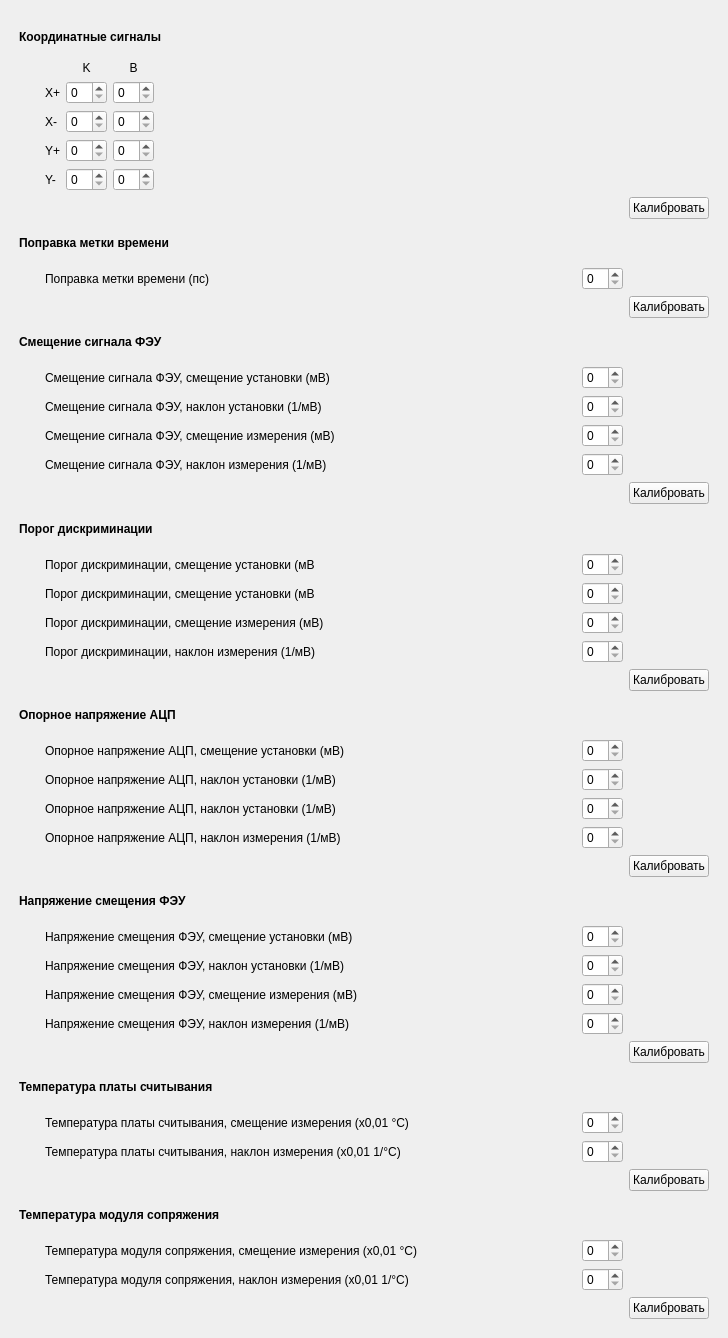
<?xml version="1.0" encoding="UTF-8"?>
<ui version="4.0">
 <class>Calibration_channel</class>
 <widget class="QWidget" name="Calibration_channel">
  <property name="geometry">
   <rect>
    <x>0</x>
    <y>0</y>
    <width>728</width>
    <height>1338</height>
   </rect>
  </property>
  <property name="sizePolicy">
   <sizepolicy hsizetype="Fixed" vsizetype="Preferred">
    <horstretch>0</horstretch>
    <verstretch>0</verstretch>
   </sizepolicy>
  </property>
  <property name="windowTitle">
   <string>Form</string>
  </property>
  <layout class="QVBoxLayout" name="verticalLayout">
   <item>
    <layout class="QGridLayout" name="gridLayout_9">
     <property name="leftMargin">
      <number>8</number>
     </property>
     <property name="topMargin">
      <number>8</number>
     </property>
     <property name="rightMargin">
      <number>8</number>
     </property>
     <property name="bottomMargin">
      <number>8</number>
     </property>
     <item row="27" column="2">
      <widget class="QSpinBox" name="spinBox_16"/>
     </item>
     <item row="35" column="1">
      <widget class="QLabel" name="label_34">
       <property name="text">
        <string>Температура модуля сопряжения, смещение измерения (х0,01 °C)</string>
       </property>
      </widget>
     </item>
     <item row="8" column="2">
      <widget class="QSpinBox" name="spinBox_3"/>
     </item>
     <item row="36" column="1">
      <widget class="QLabel" name="label_35">
       <property name="text">
        <string>Температура модуля сопряжения, наклон измерения (х0,01 1/°C)</string>
       </property>
      </widget>
     </item>
     <item row="21" column="2">
      <widget class="QSpinBox" name="spinBox_12"/>
     </item>
     <item row="22" column="1">
      <widget class="QLabel" name="label_27">
       <property name="text">
        <string>Опорное напряжение АЦП, наклон измерения (1/мВ)</string>
       </property>
      </widget>
     </item>
     <item row="28" column="2">
      <widget class="QSpinBox" name="spinBox_17"/>
     </item>
     <item row="31" column="1">
      <widget class="QLabel" name="label_32">
       <property name="text">
        <string>Температура платы считывания, смещение измерения (х0,01 °C)</string>
       </property>
      </widget>
     </item>
     <item row="14" column="2">
      <widget class="QSpinBox" name="spinBox_7"/>
     </item>
     <item row="24" column="0" colspan="3">
      <widget class="QLabel" name="label_41">
       <property name="font">
        <font>
         <weight>75</weight>
         <bold>true</bold>
        </font>
       </property>
       <property name="text">
        <string>Напряжение смещения ФЭУ</string>
       </property>
      </widget>
     </item>
     <item row="26" column="1">
      <widget class="QLabel" name="label_29">
       <property name="text">
        <string>Напряжение смещения ФЭУ, наклон установки (1/мВ)</string>
       </property>
      </widget>
     </item>
     <item row="3" column="0" colspan="3">
      <widget class="QLabel" name="label_37">
       <property name="font">
        <font>
         <weight>75</weight>
         <bold>true</bold>
        </font>
       </property>
       <property name="text">
        <string>Поправка метки времени</string>
       </property>
      </widget>
     </item>
     <item row="13" column="2">
      <widget class="QSpinBox" name="spinBox_6"/>
     </item>
     <item row="31" column="2">
      <widget class="QSpinBox" name="spinBox_18"/>
     </item>
     <item row="4" column="2">
      <widget class="QSpinBox" name="spinBox"/>
     </item>
     <item row="19" column="2">
      <widget class="QSpinBox" name="spinBox_10"/>
     </item>
     <item row="7" column="1">
      <widget class="QLabel" name="label_9">
       <property name="text">
        <string>Смещение сигнала ФЭУ, смещение установки (мВ)</string>
       </property>
      </widget>
     </item>
     <item row="20" column="1">
      <widget class="QLabel" name="label_25">
       <property name="text">
        <string>Опорное напряжение АЦП, наклон установки (1/мВ)</string>
       </property>
      </widget>
     </item>
     <item row="22" column="2">
      <widget class="QSpinBox" name="spinBox_13"/>
     </item>
     <item row="36" column="2">
      <widget class="QSpinBox" name="spinBox_21"/>
     </item>
     <item row="7" column="2">
      <widget class="QSpinBox" name="spinBox_2"/>
     </item>
     <item row="19" column="1">
      <widget class="QLabel" name="label_24">
       <property name="text">
        <string>Опорное напряжение АЦП, смещение установки (мВ)</string>
       </property>
      </widget>
     </item>
     <item row="9" column="2">
      <widget class="QSpinBox" name="spinBox_4"/>
     </item>
     <item row="18" column="0" colspan="3">
      <widget class="QLabel" name="label_40">
       <property name="font">
        <font>
         <weight>75</weight>
         <bold>true</bold>
        </font>
       </property>
       <property name="text">
        <string>Опорное напряжение АЦП</string>
       </property>
      </widget>
     </item>
     <item row="32" column="2">
      <widget class="QSpinBox" name="spinBox_19"/>
     </item>
     <item row="15" column="2">
      <widget class="QSpinBox" name="spinBox_8"/>
     </item>
     <item row="37" column="3">
      <widget class="QPushButton" name="pushButton_8">
       <property name="text">
        <string>Калибровать</string>
       </property>
      </widget>
     </item>
     <item row="16" column="2">
      <widget class="QSpinBox" name="spinBox_9"/>
     </item>
     <item row="32" column="1">
      <widget class="QLabel" name="label_33">
       <property name="text">
        <string>Температура платы считывания, наклон измерения (х0,01 1/°C)</string>
       </property>
      </widget>
     </item>
     <item row="11" column="3">
      <widget class="QPushButton" name="pushButton">
       <property name="text">
        <string>Калибровать</string>
       </property>
      </widget>
     </item>
     <item row="17" column="3">
      <widget class="QPushButton" name="pushButton_4">
       <property name="text">
        <string>Калибровать</string>
       </property>
      </widget>
     </item>
     <item row="13" column="1">
      <widget class="QLabel" name="label_14">
       <property name="text">
        <string>Порог дискриминации, смещение установки (мВ</string>
       </property>
      </widget>
     </item>
     <item row="10" column="2">
      <widget class="QSpinBox" name="spinBox_5"/>
     </item>
     <item row="1" column="0">
      <widget class="QWidget" name="widget_2" native="true">
       <property name="sizePolicy">
        <sizepolicy hsizetype="Fixed" vsizetype="Preferred">
         <horstretch>0</horstretch>
         <verstretch>0</verstretch>
        </sizepolicy>
       </property>
       <property name="minimumSize">
        <size>
         <width>20</width>
         <height>0</height>
        </size>
       </property>
      </widget>
     </item>
     <item row="10" column="1">
      <widget class="QLabel" name="label_13">
       <property name="text">
        <string>Смещение сигнала ФЭУ, наклон измерения (1/мВ)</string>
       </property>
      </widget>
     </item>
     <item row="16" column="1">
      <widget class="QLabel" name="label_23">
       <property name="text">
        <string>Порог дискриминации, наклон измерения (1/мВ)</string>
       </property>
      </widget>
     </item>
     <item row="35" column="2">
      <widget class="QSpinBox" name="spinBox_20"/>
     </item>
     <item row="4" column="1">
      <widget class="QLabel" name="label_8">
       <property name="text">
        <string>Поправка метки времени (пс)</string>
       </property>
      </widget>
     </item>
     <item row="20" column="2">
      <widget class="QSpinBox" name="spinBox_11"/>
     </item>
     <item row="15" column="1">
      <widget class="QLabel" name="label_16">
       <property name="text">
        <string>Порог дискриминации, смещение измерения (мВ)</string>
       </property>
      </widget>
     </item>
     <item row="0" column="0" colspan="3">
      <widget class="QLabel" name="label_36">
       <property name="font">
        <font>
         <weight>75</weight>
         <bold>true</bold>
        </font>
       </property>
       <property name="text">
        <string>Координатные сигналы</string>
       </property>
      </widget>
     </item>
     <item row="25" column="2">
      <widget class="QSpinBox" name="spinBox_14"/>
     </item>
     <item row="30" column="0" colspan="3">
      <widget class="QLabel" name="label_42">
       <property name="font">
        <font>
         <weight>75</weight>
         <bold>true</bold>
        </font>
       </property>
       <property name="text">
        <string>Температура платы считывания</string>
       </property>
      </widget>
     </item>
     <item row="25" column="1">
      <widget class="QLabel" name="label_28">
       <property name="text">
        <string>Напряжение смещения ФЭУ, смещение установки (мВ)</string>
       </property>
      </widget>
     </item>
     <item row="34" column="0" colspan="3">
      <widget class="QLabel" name="label_43">
       <property name="font">
        <font>
         <weight>75</weight>
         <bold>true</bold>
        </font>
       </property>
       <property name="text">
        <string>Температура модуля сопряжения</string>
       </property>
      </widget>
     </item>
     <item row="8" column="1">
      <widget class="QLabel" name="label_10">
       <property name="text">
        <string>Смещение сигнала ФЭУ, наклон установки (1/мВ)</string>
       </property>
      </widget>
     </item>
     <item row="12" column="0" colspan="3">
      <widget class="QLabel" name="label_39">
       <property name="font">
        <font>
         <weight>75</weight>
         <bold>true</bold>
        </font>
       </property>
       <property name="text">
        <string>Порог дискриминации</string>
       </property>
      </widget>
     </item>
     <item row="21" column="1">
      <widget class="QLabel" name="label_26">
       <property name="text">
        <string>Опорное напряжение АЦП, наклон установки (1/мВ)</string>
       </property>
      </widget>
     </item>
     <item row="26" column="2">
      <widget class="QSpinBox" name="spinBox_15"/>
     </item>
     <item row="23" column="3">
      <widget class="QPushButton" name="pushButton_5">
       <property name="text">
        <string>Калибровать</string>
       </property>
      </widget>
     </item>
     <item row="27" column="1">
      <widget class="QLabel" name="label_30">
       <property name="text">
        <string>Напряжение смещения ФЭУ, смещение измерения (мВ)</string>
       </property>
      </widget>
     </item>
     <item row="5" column="3">
      <widget class="QPushButton" name="pushButton_2">
       <property name="text">
        <string>Калибровать</string>
       </property>
      </widget>
     </item>
     <item row="28" column="1">
      <widget class="QLabel" name="label_31">
       <property name="text">
        <string>Напряжение смещения ФЭУ, наклон измерения (1/мВ)</string>
       </property>
      </widget>
     </item>
     <item row="9" column="1">
      <widget class="QLabel" name="label_11">
       <property name="text">
        <string>Смещение сигнала ФЭУ, смещение измерения (мВ)</string>
       </property>
      </widget>
     </item>
     <item row="29" column="3">
      <widget class="QPushButton" name="pushButton_7">
       <property name="text">
        <string>Калибровать</string>
       </property>
      </widget>
     </item>
     <item row="6" column="0" colspan="3">
      <widget class="QLabel" name="label_38">
       <property name="font">
        <font>
         <weight>75</weight>
         <bold>true</bold>
        </font>
       </property>
       <property name="text">
        <string>Смещение сигнала ФЭУ</string>
       </property>
      </widget>
     </item>
     <item row="1" column="1">
      <layout class="QHBoxLayout" name="horizontalLayout">
       <item>
        <layout class="QGridLayout" name="gridLayout_2">
         <item row="4" column="2">
          <widget class="QSpinBox" name="sb_B_yn"/>
         </item>
         <item row="0" column="2">
          <widget class="QLabel" name="label_22">
           <property name="text">
            <string>B</string>
           </property>
           <property name="alignment">
            <set>Qt::AlignCenter</set>
           </property>
          </widget>
         </item>
         <item row="4" column="0">
          <widget class="QLabel" name="label_19">
           <property name="text">
            <string>Y-</string>
           </property>
          </widget>
         </item>
         <item row="2" column="0">
          <widget class="QLabel" name="label_17">
           <property name="text">
            <string>X-</string>
           </property>
          </widget>
         </item>
         <item row="2" column="1">
          <widget class="QSpinBox" name="sb_K_xn"/>
         </item>
         <item row="1" column="0">
          <widget class="QLabel" name="label_12">
           <property name="sizePolicy">
            <sizepolicy hsizetype="Fixed" vsizetype="Preferred">
             <horstretch>0</horstretch>
             <verstretch>0</verstretch>
            </sizepolicy>
           </property>
           <property name="text">
            <string>X+</string>
           </property>
          </widget>
         </item>
         <item row="0" column="1">
          <widget class="QLabel" name="label_21">
           <property name="text">
            <string>K</string>
           </property>
           <property name="alignment">
            <set>Qt::AlignCenter</set>
           </property>
          </widget>
         </item>
         <item row="2" column="2">
          <widget class="QSpinBox" name="sb_B_xn"/>
         </item>
         <item row="4" column="1">
          <widget class="QSpinBox" name="sb_K_yn"/>
         </item>
         <item row="3" column="0">
          <widget class="QLabel" name="label_18">
           <property name="text">
            <string>Y+</string>
           </property>
          </widget>
         </item>
         <item row="1" column="2">
          <widget class="QSpinBox" name="sb_B_xp"/>
         </item>
         <item row="3" column="1">
          <widget class="QSpinBox" name="sb_K_yp"/>
         </item>
         <item row="1" column="1">
          <widget class="QSpinBox" name="sb_K_xp"/>
         </item>
         <item row="3" column="2">
          <widget class="QSpinBox" name="sb_B_yp"/>
         </item>
        </layout>
       </item>
       <item>
        <spacer name="horizontalSpacer_2">
         <property name="orientation">
          <enum>Qt::Horizontal</enum>
         </property>
         <property name="sizeHint" stdset="0">
          <size>
           <width>40</width>
           <height>20</height>
          </size>
         </property>
        </spacer>
       </item>
      </layout>
     </item>
     <item row="14" column="1">
      <widget class="QLabel" name="label_15">
       <property name="text">
        <string>Порог дискриминации, смещение установки (мВ</string>
       </property>
      </widget>
     </item>
     <item row="33" column="3">
      <widget class="QPushButton" name="pushButton_3">
       <property name="text">
        <string>Калибровать</string>
       </property>
      </widget>
     </item>
     <item row="2" column="3">
      <widget class="QPushButton" name="pushButton_9">
       <property name="text">
        <string>Калибровать</string>
       </property>
      </widget>
     </item>
    </layout>
   </item>
  </layout>
 </widget>
 <tabstops>
  <tabstop>sb_K_xp</tabstop>
  <tabstop>sb_B_xp</tabstop>
  <tabstop>sb_K_xn</tabstop>
  <tabstop>sb_B_xn</tabstop>
  <tabstop>sb_K_yp</tabstop>
  <tabstop>sb_B_yp</tabstop>
  <tabstop>sb_K_yn</tabstop>
  <tabstop>sb_B_yn</tabstop>
 </tabstops>
 <resources/>
 <connections/>
</ui>
